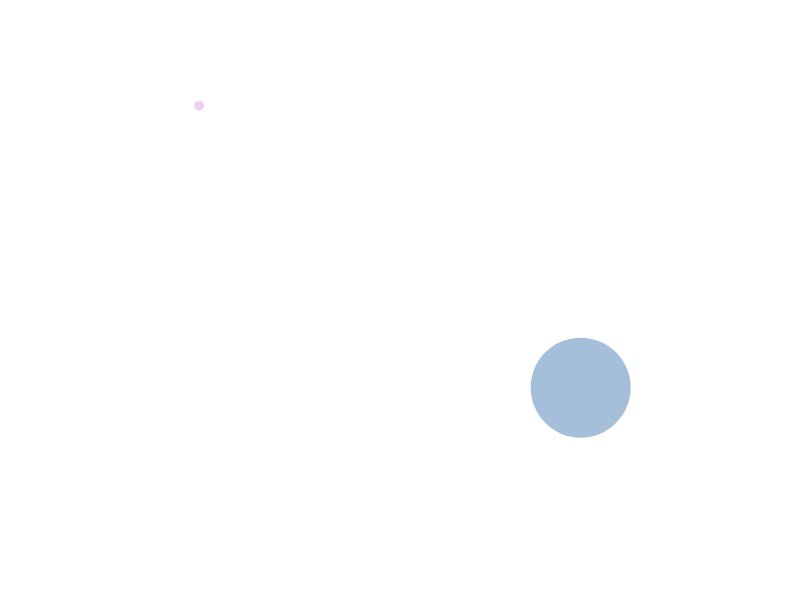
Frame 1 (no input)
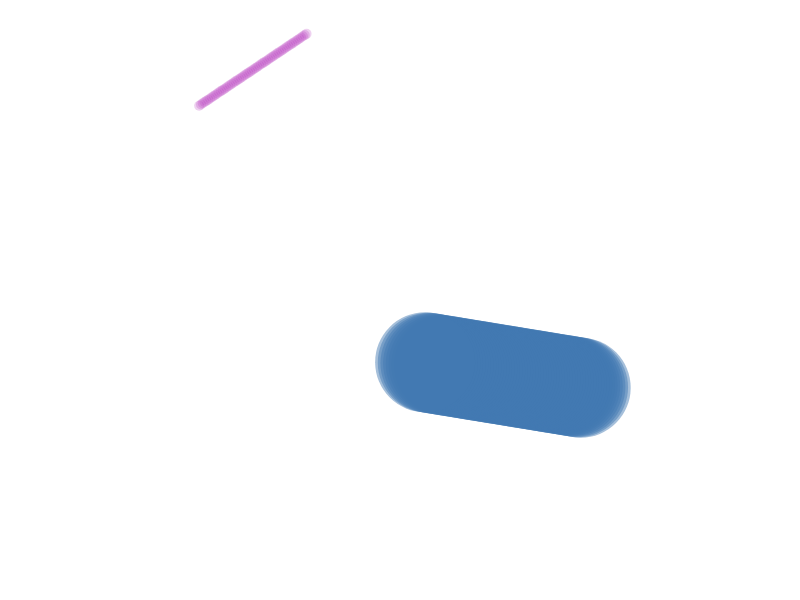
Frame 60 (no input)
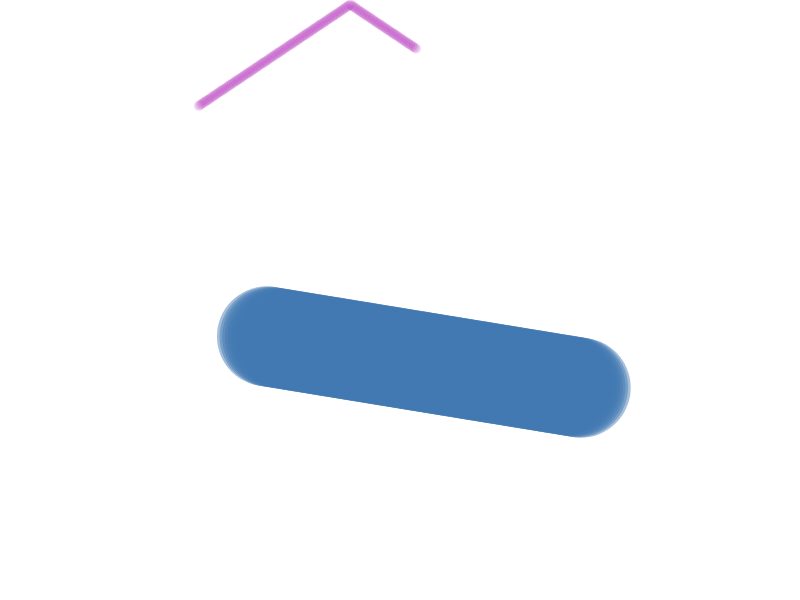
Frame 120 (the mouse pressed at the canvas centre since frame 60)

The p5.js sketch that drew these frames (run headless with seeded random() and noise() and a simulated clock; from frame 60 on, the mouse is pressed at the canvas centre):

// p5.js sketch
// ── sketch.js
let bouncer1, bouncer2; // some instances of a class

function setup() {
  createCanvas(800, 600);
  background(255);
  // create a new ball with a random size
  bouncer1 = new Ball(10);
  bouncer2 = new Ball(100);
}

// Ball qualities
// size, color, position
// update pos, boundary check, draw the thing
class Ball {
  constructor(anythingunderthesun) { // size is determined by an argument
    // let locSize = _mySize;
    this.col = color( // color is randomly determined
      random(0, 255),
      random(0, 255),
      random(0, 255),
      random(10, 150)
    );
    this.size = anythingunderthesun; // size has been passed as an argument
    this.xDir = random(-3, 3);
    this.yDir = random(-3, 3);

    this.x = random(anythingunderthesun / 2, width - anythingunderthesun / 2);
    this.y = random(anythingunderthesun / 2, height - anythingunderthesun / 2);
  }

  update() {
    this.x += this.xDir;
    this.y += this.yDir;
    if (this.x <= this.size / 2 || this.x >= width - this.size / 2)
      this.xDir *= -1;
    if (this.y <= this.size / 2 || this.y >= height - this.size / 2)
      this.yDir *= -1;
  }

  render() {
    fill(this.col);
    ellipse(this.x, this.y, this.size);
  }

  changeColor() {
    this.col = color(
      random(0, 255),
      random(0, 255),
      random(0, 255),
      random(50, 200)
    );
  }
}

function draw() {
  background(255, .5);
  noStroke();
  // update the balls
  bouncer1.update();
  bouncer2.update();

  //render the balls
  bouncer1.render();
  bouncer2.render();

  // check if the balls are intersecting
  if ( // if the distance between the center of the balls is less than the size/2
    dist(bouncer1.x, bouncer1.y, bouncer2.x, bouncer2.y) <=
    bouncer1.size / 2 + bouncer2.size / 2
  ) {
 // set a new direction
    bouncer2.xDir *= random(-1.5, -0.5);
    bouncer1.xDir *= random(-1.5, -0.5);
    bouncer2.yDir *= random(-1.5, -0.5);
    bouncer1.yDir *= random(-1.5, -0.5);

    bouncer2.changeColor();
    bouncer1.changeColor();
  }
}
